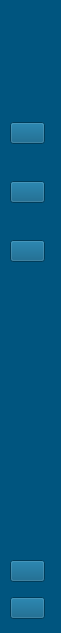
        <widget class="QWidget" name="icon_only_widget" native="true">
         <property name="minimumSize">
          <size>
           <width>61</width>
           <height>0</height>
          </size>
         </property>
         <property name="maximumSize">
          <size>
           <width>61</width>
           <height>911</height>
          </size>
         </property>
         <property name="styleSheet">
          <string notr="true">QWidget{

background-color: rgb(0, 85, 127);

}</string>
         </property>
         <widget class="QWidget" name="layoutWidget">
          <property name="geometry">
           <rect>
            <x>0</x>
            <y>10</y>
            <width>54</width>
            <height>42</height>
           </rect>
          </property>
          <layout class="QHBoxLayout" name="horizontalLayout_2">
           <item>
            <spacer name="horizontalSpacer_2">
             <property name="orientation">
              <enum>Qt::Horizontal</enum>
             </property>
             <property name="sizeHint" stdset="0">
              <size>
               <width>18</width>
               <height>20</height>
              </size>
             </property>
            </spacer>
           </item>
           <item>
            <widget class="QLabel" name="label_5">
             <property name="minimumSize">
              <size>
               <width>40</width>
               <height>40</height>
              </size>
             </property>
             <property name="text">
              <string/>
             </property>
             <property name="pixmap">
              <pixmap resource="resources.qrc">:/newPrefix/icons/images (1).png</pixmap>
             </property>
             <property name="scaledContents">
              <bool>true</bool>
             </property>
            </widget>
           </item>
           <item>
            <spacer name="horizontalSpacer">
             <property name="orientation">
              <enum>Qt::Horizontal</enum>
             </property>
             <property name="sizeHint" stdset="0">
              <size>
               <width>18</width>
               <height>20</height>
              </size>
             </property>
            </spacer>
           </item>
          </layout>
         </widget>
         <widget class="QWidget" name="layoutWidget">
          <property name="geometry">
           <rect>
            <x>10</x>
            <y>70</y>
            <width>35</width>
            <height>212</height>
           </rect>
          </property>
          <layout class="QVBoxLayout" name="verticalLayout_3">
           <property name="spacing">
            <number>20</number>
           </property>
           <property name="topMargin">
            <number>35</number>
           </property>
           <item>
            <widget class="QPushButton" name="dashboard_1">
             <property name="text">
              <string/>
             </property>
             <property name="icon">
              <iconset resource="resources.qrc">
               <normaloff>:/newPrefix/icons/dashboardsmall1.png</normaloff>
               <normalon>:/newPrefix/icons/dashboardsmall2.png</normalon>:/newPrefix/icons/dashboardsmall1.png</iconset>
             </property>
             <property name="iconSize">
              <size>
               <width>21</width>
               <height>21</height>
              </size>
             </property>
             <property name="checkable">
              <bool>true</bool>
             </property>
            </widget>
           </item>
           <item>
            <widget class="QPushButton" name="students_1">
             <property name="text">
              <string/>
             </property>
             <property name="icon">
              <iconset resource="resources.qrc">
               <normaloff>:/newPrefix/icons/studentssmall1.png</normaloff>
               <normalon>:/newPrefix/icons/studentssmall2.png</normalon>:/newPrefix/icons/studentssmall1.png</iconset>
             </property>
             <property name="iconSize">
              <size>
               <width>21</width>
               <height>21</height>
              </size>
             </property>
             <property name="checkable">
              <bool>true</bool>
             </property>
            </widget>
           </item>
           <item>
            <widget class="QPushButton" name="teacher_1">
             <property name="styleSheet">
              <string notr="true"/>
             </property>
             <property name="text">
              <string/>
             </property>
             <property name="icon">
              <iconset resource="resources.qrc">
               <normaloff>:/newPrefix/icons/teacherssmall1.png</normaloff>
               <normalon>:/newPrefix/icons/financessmall2.png</normalon>:/newPrefix/icons/teacherssmall1.png</iconset>
             </property>
             <property name="iconSize">
              <size>
               <width>21</width>
               <height>21</height>
              </size>
             </property>
             <property name="checkable">
              <bool>true</bool>
             </property>
            </widget>
           </item>
          </layout>
         </widget>
         <widget class="QWidget" name="layoutWidget">
          <property name="geometry">
           <rect>
            <x>10</x>
            <y>540</y>
            <width>35</width>
            <height>84</height>
           </rect>
          </property>
          <layout class="QVBoxLayout" name="verticalLayout_4">
           <property name="spacing">
            <number>10</number>
           </property>
           <property name="topMargin">
            <number>15</number>
           </property>
           <item>
            <widget class="QPushButton" name="settings_1">
             <property name="text">
              <string/>
             </property>
             <property name="icon">
              <iconset resource="resources.qrc">
               <normaloff>:/newPrefix/icons/settingssmall1.png</normaloff>
               <normalon>:/newPrefix/icons/settingssmall2.png</normalon>:/newPrefix/icons/settingssmall1.png</iconset>
             </property>
             <property name="iconSize">
              <size>
               <width>21</width>
               <height>21</height>
              </size>
             </property>
             <property name="checkable">
              <bool>true</bool>
             </property>
            </widget>
           </item>
           <item>
            <widget class="QPushButton" name="signout_1">
             <property name="text">
              <string/>
             </property>
             <property name="icon">
              <iconset resource="resources.qrc">
               <normaloff>:/newPrefix/icons/signoutsmall1.png</normaloff>
               <normalon>:/newPrefix/icons/signoutsmall2.png</normalon>:/newPrefix/icons/signoutsmall1.png</iconset>
             </property>
             <property name="iconSize">
              <size>
               <width>21</width>
               <height>21</height>
              </size>
             </property>
             <property name="checkable">
              <bool>true</bool>
             </property>
            </widget>
           </item>
          </layout>
         </widget>
        </widget>
